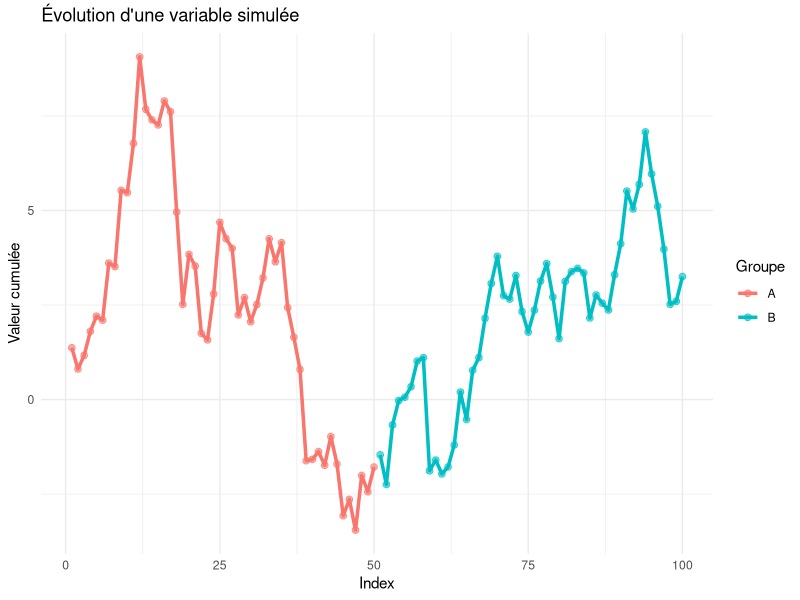

Here is the R script that generated this plot:
# visualize.R

# Charger la librairie ggplot2
library(ggplot2)

# Générer des données simples mais colorées
set.seed(42)
data <- data.frame(
  x = 1:100,
  y = cumsum(rnorm(100)),  # série cumulative
  group = rep(c("A", "B"), each = 50)
)

# Graphique avec ggplot2
ggplot(data, aes(x = x, y = y, color = group)) +
  geom_line(size = 1.2) +
  geom_point(size = 2, alpha = 0.6) +
  labs(
    title = "Évolution d'une variable simulée",
    x = "Index",
    y = "Valeur cumulée",
    color = "Groupe"
  ) +
  theme_minimal()

